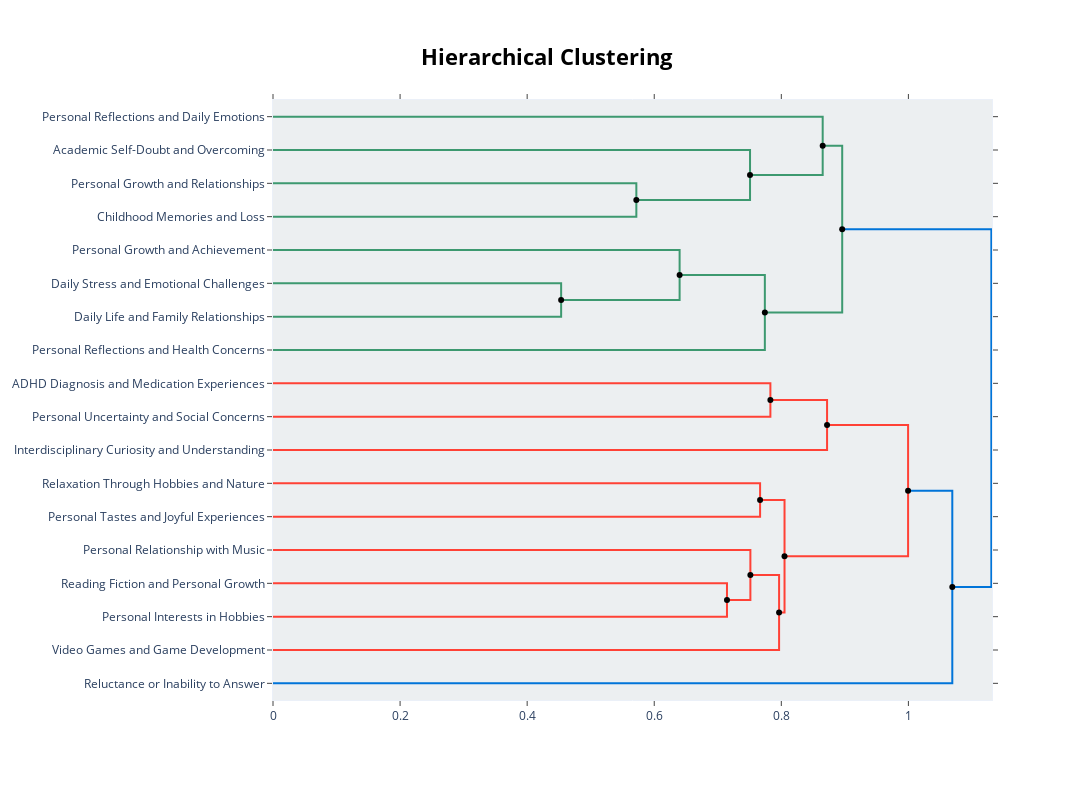
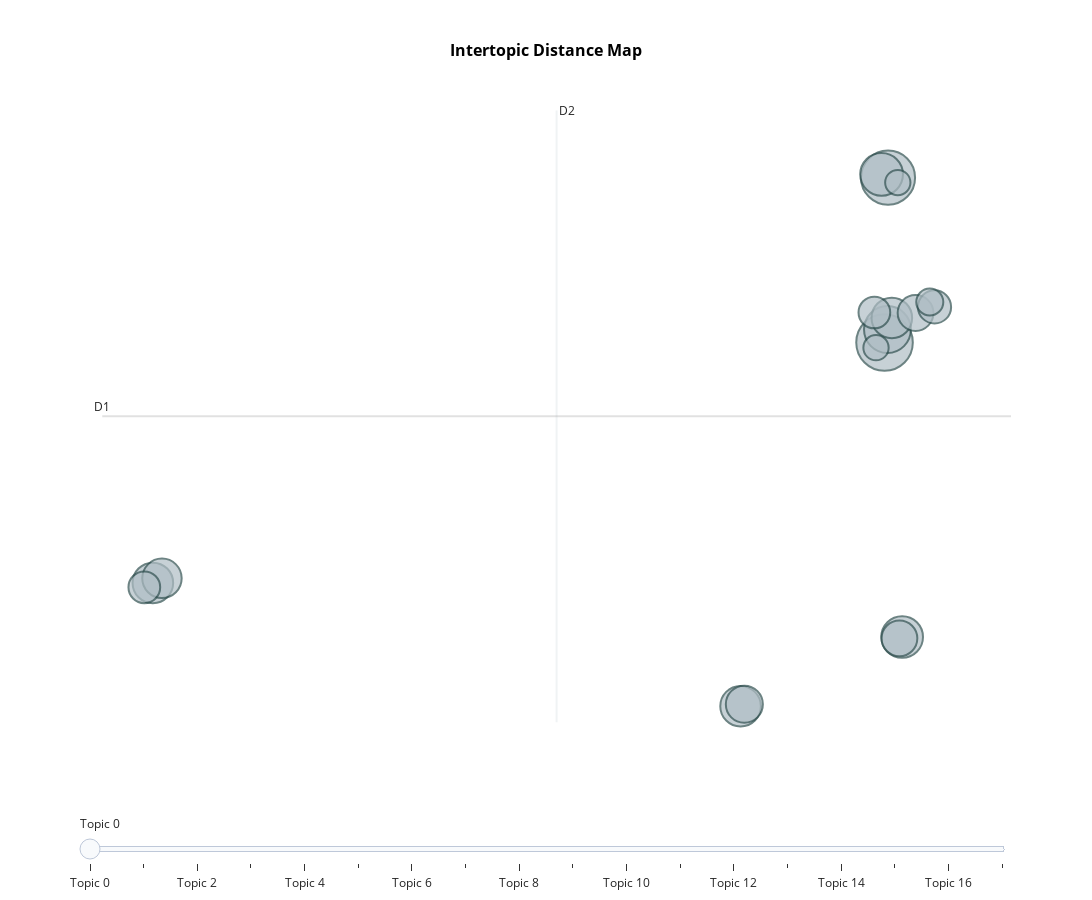

Notebook source saved alongside these figures, in order:
### Markdown cell above
# Other Participants

### Code cell
folder = next(f for f in folders if f.startswith("Others_"))
print(folder)
df_group, topic_model, output_folder = preliminary_steps(folder)
check_hierarchy(topic_model, df_group, output_folder, "Others")

### Figure 1 — Plotly figure (JSON) as saved in the notebook; plotly's stock layout.template omitted (floating-point values rounded to 4 significant figures)
{"data": [{"hoverinfo": "text", "marker": {"color": "rgb(61,153,112)"}, "mode": "lines", "text": ["Personal Growth and Relationships", "", "", "Childhood Memories and Loss"], "type": "scatter", "x": [0.0, 0.5718, 0.5718, 0.0], "xaxis": "x", "y": [-25.0, -25.0, -35.0, -35.0], "yaxis": "y"}, {"hoverinfo": "text", "marker": {"color": "rgb(61,153,112)"}, "mode": "lines", "text": ["Academic Self-Doubt and Overcoming", "", "", "memória_anos_lembro_altura_comigo"], "type": "scatter", "x": [0.0, 0.7508, 0.7508, 0.5718], "xaxis": "x", "y": [-15.0, -15.0, -30.0, -30.0], "yaxis": "y"}, {"hoverinfo": "text", "marker": {"color": "rgb(61,153,112)"}, "mode": "lines", "text": ["Personal Reflections and Daily Emotions", "", "", "memória_anos_lembro_mim_sempre"], "type": "scatter", "x": [0.0, 0.8651, 0.8651, 0.7508], "xaxis": "x", "y": [-5.0, -5.0, -22.5, -22.5], "yaxis": "y"}, {"hoverinfo": "text", "marker": {"color": "rgb(61,153,112)"}, "mode": "lines", "text": ["Daily Stress and Emotional Challenges", "", "", "Daily Life and Family Relationships"], "type": "scatter", "x": [0.0, 0.4535, 0.4535, 0.0], "xaxis": "x", "y": [-55.0, -55.0, -65.0, -65.0], "yaxis": "y"}, {"hoverinfo": "text", "marker": {"color": "rgb(61,153,112)"}, "mode": "lines", "text": ["Personal Growth and Achievement", "", "", "dia_casa_tarde_hoje_manhã"], "type": "scatter", "x": [0.0, 0.6399, 0.6399, 0.4535], "xaxis": "x", "y": [-45.0, -45.0, -60.0, -60.0], "yaxis": "y"}, {"hoverinfo": "text", "marker": {"color": "rgb(61,153,112)"}, "mode": "lines", "text": ["dia_hoje_fazer_casa_trabalho", "", "", "Personal Reflections and Health Concerns"], "type": "scatter", "x": [0.6399, 0.7741, 0.7741, 0.0], "xaxis": "x", "y": [-52.5, -52.5, -75.0, -75.0], "yaxis": "y"}, {"hoverinfo": "text", "marker": {"color": "rgb(61,153,112)"}, "mode": "lines", "text": ["memória_anos_lembro_mim_sempre", "", "", "dia_hoje_fazer_trabalho_casa"], "type": "scatter", "x": [0.8651, 0.8958, 0.8958, 0.7741], "xaxis": "x", "y": [-13.75, -13.75, -63.75, -63.75], "yaxis": "y"}, {"hoverinfo": "text", "marker": {"color": "rgb(255,65,54)"}, "mode": "lines", "text": ["ADHD Diagnosis and Medication Experiences", "", "", "Personal Uncertainty and Social Concerns"], "type": "scatter", "x": [0.0, 0.7828, 0.7828, 0.0], "xaxis": "x", "y": [-85.0, -85.0, -95.0, -95.0], "yaxis": "y"}, {"hoverinfo": "text", "marker": {"color": "rgb(255,65,54)"}, "mode": "lines", "text": ["medo_medicação_phda_pessoas_vida", "", "", "Interdisciplinary Curiosity and Understanding"], "type": "scatter", "x": [0.7828, 0.872, 0.872, 0.0], "xaxis": "x", "y": [-90.0, -90.0, -105.0, -105.0], "yaxis": "y"}, {"hoverinfo": "text", "marker": {"color": "rgb(255,65,54)"}, "mode": "lines", "text": ["Relaxation Through Hobbies and Nature", "", "", "Personal Tastes and Joyful Experiences"], "type": "scatter", "x": [0.0, 0.7666, 0.7666, 0.0], "xaxis": "x", "y": [-115.0, -115.0, -125.0, -125.0], "yaxis": "y"}, {"hoverinfo": "text", "marker": {"color": "rgb(255,65,54)"}, "mode": "lines", "text": ["Reading Fiction and Personal Growth", "", "", "Personal Interests in Hobbies"], "type": "scatter", "x": [0.0, 0.7145, 0.7145, 0.0], "xaxis": "x", "y": [-145.0, -145.0, -155.0, -155.0], "yaxis": "y"}, {"hoverinfo": "text", "marker": {"color": "rgb(255,65,54)"}, "mode": "lines", "text": ["Personal Relationship with Music", "", "", "ler_forma_gosto_desporto_livros"], "type": "scatter", "x": [0.0, 0.7513, 0.7513, 0.7145], "xaxis": "x", "y": [-135.0, -135.0, -150.0, -150.0], "yaxis": "y"}, {"hoverinfo": "text", "marker": {"color": "rgb(255,65,54)"}, "mode": "lines", "text": ["música_forma_gosto_interesse_ler", "", "", "Video Games and Game Development"], "type": "scatter", "x": [0.7513, 0.7965, 0.7965, 0.0], "xaxis": "x", "y": [-142.5, -142.5, -165.0, -165.0], "yaxis": "y"}, {"hoverinfo": "text", "marker": {"color": "rgb(255,65,54)"}, "mode": "lines", "text": ["gosto_adoro_cozinhar_sentir_dia", "", "", "música_gosto_forma_interesse_história"], "type": "scatter", "x": [0.7666, 0.8051, 0.8051, 0.7965], "xaxis": "x", "y": [-120.0, -120.0, -153.8, -153.8], "yaxis": "y"}, {"hoverinfo": "text", "marker": {"color": "rgb(255,65,54)"}, "mode": "lines", "text": ["pessoas_medo_phda_medicação_vida", "", "", "gosto_música_forma_adoro_interesse"], "type": "scatter", "x": [0.872, 0.9995, 0.9995, 0.8051], "xaxis": "x", "y": [-97.5, -97.5, -136.9, -136.9], "yaxis": "y"}, {"hoverinfo": "text", "marker": {"color": "rgb(0,116,217)"}, "mode": "lines", "text": ["gosto_música_forma_vida_adoro", "", "", "Reluctance or Inability to Answer"], "type": "scatter", "x": [0.9995, 1.069, 1.069, 0.0], "xaxis": "x", "y": [-117.2, -117.2, -175.0, -175.0], "yaxis": "y"}, {"hoverinfo": "text", "marker": {"color": "rgb(0,116,217)"}, "mode": "lines", "text": ["dia_hoje_porque_fazer_trabalho", "", "", "gosto_música_forma_vida_adoro"], "type": "scatter", "x": [0.8958, 1.131, 1.131, 1.069], "xaxis": "x", "y": [-38.75, -38.75, -146.1, -146.1], "yaxis": "y"}, {"hoverinfo": "text", "hovertext": ["dia_hoje_fazer_casa_trabalho", "memória_anos_lembro_mim_sempre", "medo_medicação_phda_pessoas_vida", "música_forma_gosto_interesse_ler", "gosto_adoro_cozinhar_sentir_dia", "pessoas_medo_phda_medicação_vida", "gosto_música_forma_vida_adoro", "dia_hoje_porque_fazer_trabalho"], "marker": {"color": "black"}, "mode": "markers", "showlegend": false, "type": "scatter", "x": [0.6399, 0.8651, 0.7828, 0.7513, 0.7666, 0.872, 0.9995, 0.8958], "y": [-52.5, -13.75, -90, -142.5, -120, -97.5, -117.2, -38.75]}, {"hoverinfo": "text", "hovertext": ["memória_anos_lembro_altura_comigo", "memória_anos_lembro_mim_sempre", "dia_casa_tarde_hoje_manhã", "dia_hoje_fazer_trabalho_casa", "ler_forma_gosto_desporto_livros", "música_gosto_forma_interesse_história", "gosto_música_forma_adoro_interesse", "gosto_música_forma_vida_adoro"], "marker": {"color": "black"}, "mode": "markers", "showlegend": false, "type": "scatter", "x": [0.5718, 0.7508, 0.4535, 0.7741, 0.7145, 0.7965, 0.8051, 1.069], "y": [-30, -22.5, -60, -63.75, -150, -153.8, -136.9, -146.1]}], "layout": {"autosize": false, "height": 800, "hoverlabel": {"bgcolor": "white", "font": {"family": "Rockwell", "size": 16}}, "hovermode": "closest", "margin": {"b": 100, "l": 100, "r": 100, "t": 100}, "plot_bgcolor": "#ECEFF1", "showlegend": false, "title": {"font": {"color": "Black", "size": 22}, "text": "<b>Hierarchical Clustering</b>", "x": 0.5, "xanchor": "center", "yanchor": "top"}, "width": 1400, "xaxis": {"mirror": "allticks", "rangemode": "tozero", "showgrid": false, "showline": true, "showticklabels": true, "ticks": "outside", "type": "linear", "zeroline": false}, "yaxis": {"mirror": "allticks", "range": [-180, 0], "rangemode": "tozero", "showgrid": false, "showline": true, "showticklabels": true, "tickmode": "array", "ticks": "outside", "ticktext": ["Personal Reflections and Daily Emotions", "Academic Self-Doubt and Overcoming", "Personal Growth and Relationships", "Childhood Memories and Loss", "Personal Growth and Achievement", "Daily Stress and Emotional Challenges", "Daily Life and Family Relationships", "Personal Reflections and Health Concerns", "ADHD Diagnosis and Medication Experiences", "Personal Uncertainty and Social Concerns", "Interdisciplinary Curiosity and Understanding", "Relaxation Through Hobbies and Nature", "Personal Tastes and Joyful Experiences", "Personal Relationship with Music", "Reading Fiction and Personal Growth", "Personal Interests in Hobbies", "Video Games and Game Development", "Reluctance or Inability to Answer"], "tickvals": [-5, -15, -25, -35, -45, -55, -65, -75, -85, -95, -105, -115, -125, -135, -145, -155, -165, -175], "type": "linear", "zeroline": false}}}

### Figure 2 — Plotly figure (JSON) as saved in the notebook; plotly's stock layout.template omitted (floating-point values rounded to 4 significant figures)
{"data": [{"customdata": [[0, "Daily Life and Family Relationships", 35], [1, "Personal Growth and Relationships", 32], [2, "Daily Stress and Emotional Challenges", 24], [3, "Childhood Memories and Loss", 20], [4, "Reading Fiction and Personal Growth", 19], [5, "Personal Growth and Achievement", 18], [6, "Relaxation Through Hobbies and Nature", 18], [7, "Personal Interests in Hobbies", 18], [8, "Personal Relationship with Music", 17], [9, "Video Games and Game Development", 15], [10, "Personal Reflections and Daily Emotions", 14], [11, "Interdisciplinary Curiosity and Understanding", 14], [12, "Personal Uncertainty and Social Concerns", 12], [13, "Personal Tastes and Joyful Experiences", 11], [14, "Reluctance or Inability to Answer", 11], [15, "ADHD Diagnosis and Medication Experiences", 8], [16, "Personal Reflections and Health Concerns", 7], [17, "Academic Self-Doubt and Overcoming", 7]], "hovertemplate": "<b>Topic %{customdata[0]}</b><br>%{customdata[1]}<br>Size: %{customdata[2]}", "legendgroup": "", "marker": {"color": "#B0BEC5", "line": {"color": "DarkSlateGrey", "width": 2}, "size": [35, 32, 24, 20, 19, 18, 18, 18, 17, 15, 14, 14, 12, 11, 11, 8, 7, 7], "sizemode": "area", "sizeref": 0.02187, "symbol": "circle"}, "mode": "markers", "name": "", "orientation": "v", "showlegend": false, "type": "scatter", "x": [10.62, 10.7, 10.69, 10.55, 11.03, 10.79, -6.285, 7.297, -6.074, 7.384, 11.34, 10.97, 11.78, -6.482, 10.39, 11.67, 10.43, 10.93], "xaxis": "x", "y": [11.7, 19.19, 12.29, 19.33, -1.677, 12.81, 0.7781, -4.822, 0.9881, -4.732, 13.04, -1.739, 13.31, 0.581, 13.06, 13.54, 11.46, 18.96], "yaxis": "y"}], "layout": {"annotations": [{"showarrow": false, "text": "D1", "x": -7.454, "y": 8.345, "yshift": 10}, {"showarrow": false, "text": "D2", "x": 3.046, "xshift": 10, "y": 22.23}], "height": 900, "hoverlabel": {"bgcolor": "white", "font": {"family": "Rockwell", "size": 16}}, "legend": {"itemsizing": "constant", "tracegroupgap": 0}, "margin": {"b": 80, "l": 80, "r": 80, "t": 100}, "shapes": [{"line": {"color": "#CFD8DC", "width": 2}, "type": "line", "x0": 3.046, "x1": 3.046, "y0": -5.545, "y1": 22.23}, {"line": {"color": "#9E9E9E", "width": 2}, "type": "line", "x0": -7.454, "x1": 13.55, "y0": 8.345, "y1": 8.345}], "sliders": [{"active": 0, "pad": {"t": 50}, "steps": [{"args": [{"marker.color": [["red", "#B0BEC5", "#B0BEC5", "#B0BEC5", "#B0BEC5", "#B0BEC5", "#B0BEC5", "#B0BEC5", "#B0BEC5", "#B0BEC5", "#B0BEC5", "#B0BEC5", "#B0BEC5", "#B0BEC5", "#B0BEC5", "#B0BEC5", "#B0BEC5", "#B0BEC5"]]}], "label": "Topic 0", "method": "update"}, {"args": [{"marker.color": [["#B0BEC5", "red", "#B0BEC5", "#B0BEC5", "#B0BEC5", "#B0BEC5", "#B0BEC5", "#B0BEC5", "#B0BEC5", "#B0BEC5", "#B0BEC5", "#B0BEC5", "#B0BEC5", "#B0BEC5", "#B0BEC5", "#B0BEC5", "#B0BEC5", "#B0BEC5"]]}], "label": "Topic 1", "method": "update"}, {"args": [{"marker.color": [["#B0BEC5", "#B0BEC5", "red", "#B0BEC5", "#B0BEC5", "#B0BEC5", "#B0BEC5", "#B0BEC5", "#B0BEC5", "#B0BEC5", "#B0BEC5", "#B0BEC5", "#B0BEC5", "#B0BEC5", "#B0BEC5", "#B0BEC5", "#B0BEC5", "#B0BEC5"]]}], "label": "Topic 2", "method": "update"}, {"args": [{"marker.color": [["#B0BEC5", "#B0BEC5", "#B0BEC5", "red", "#B0BEC5", "#B0BEC5", "#B0BEC5", "#B0BEC5", "#B0BEC5", "#B0BEC5", "#B0BEC5", "#B0BEC5", "#B0BEC5", "#B0BEC5", "#B0BEC5", "#B0BEC5", "#B0BEC5", "#B0BEC5"]]}], "label": "Topic 3", "method": "update"}, {"args": [{"marker.color": [["#B0BEC5", "#B0BEC5", "#B0BEC5", "#B0BEC5", "red", "#B0BEC5", "#B0BEC5", "#B0BEC5", "#B0BEC5", "#B0BEC5", "#B0BEC5", "#B0BEC5", "#B0BEC5", "#B0BEC5", "#B0BEC5", "#B0BEC5", "#B0BEC5", "#B0BEC5"]]}], "label": "Topic 4", "method": "update"}, {"args": [{"marker.color": [["#B0BEC5", "#B0BEC5", "#B0BEC5", "#B0BEC5", "#B0BEC5", "red", "#B0BEC5", "#B0BEC5", "#B0BEC5", "#B0BEC5", "#B0BEC5", "#B0BEC5", "#B0BEC5", "#B0BEC5", "#B0BEC5", "#B0BEC5", "#B0BEC5", "#B0BEC5"]]}], "label": "Topic 5", "method": "update"}, {"args": [{"marker.color": [["#B0BEC5", "#B0BEC5", "#B0BEC5", "#B0BEC5", "#B0BEC5", "#B0BEC5", "red", "#B0BEC5", "#B0BEC5", "#B0BEC5", "#B0BEC5", "#B0BEC5", "#B0BEC5", "#B0BEC5", "#B0BEC5", "#B0BEC5", "#B0BEC5", "#B0BEC5"]]}], "label": "Topic 6", "method": "update"}, {"args": [{"marker.color": [["#B0BEC5", "#B0BEC5", "#B0BEC5", "#B0BEC5", "#B0BEC5", "#B0BEC5", "#B0BEC5", "red", "#B0BEC5", "#B0BEC5", "#B0BEC5", "#B0BEC5", "#B0BEC5", "#B0BEC5", "#B0BEC5", "#B0BEC5", "#B0BEC5", "#B0BEC5"]]}], "label": "Topic 7", "method": "update"}, {"args": [{"marker.color": [["#B0BEC5", "#B0BEC5", "#B0BEC5", "#B0BEC5", "#B0BEC5", "#B0BEC5", "#B0BEC5", "#B0BEC5", "red", "#B0BEC5", "#B0BEC5", "#B0BEC5", "#B0BEC5", "#B0BEC5", "#B0BEC5", "#B0BEC5", "#B0BEC5", "#B0BEC5"]]}], "label": "Topic 8", "method": "update"}, {"args": [{"marker.color": [["#B0BEC5", "#B0BEC5", "#B0BEC5", "#B0BEC5", "#B0BEC5", "#B0BEC5", "#B0BEC5", "#B0BEC5", "#B0BEC5", "red", "#B0BEC5", "#B0BEC5", "#B0BEC5", "#B0BEC5", "#B0BEC5", "#B0BEC5", "#B0BEC5", "#B0BEC5"]]}], "label": "Topic 9", "method": "update"}, {"args": [{"marker.color": [["#B0BEC5", "#B0BEC5", "#B0BEC5", "#B0BEC5", "#B0BEC5", "#B0BEC5", "#B0BEC5", "#B0BEC5", "#B0BEC5", "#B0BEC5", "red", "#B0BEC5", "#B0BEC5", "#B0BEC5", "#B0BEC5", "#B0BEC5", "#B0BEC5", "#B0BEC5"]]}], "label": "Topic 10", "method": "update"}, {"args": [{"marker.color": [["#B0BEC5", "#B0BEC5", "#B0BEC5", "#B0BEC5", "#B0BEC5", "#B0BEC5", "#B0BEC5", "#B0BEC5", "#B0BEC5", "#B0BEC5", "#B0BEC5", "red", "#B0BEC5", "#B0BEC5", "#B0BEC5", "#B0BEC5", "#B0BEC5", "#B0BEC5"]]}], "label": "Topic 11", "method": "update"}, {"args": [{"marker.color": [["#B0BEC5", "#B0BEC5", "#B0BEC5", "#B0BEC5", "#B0BEC5", "#B0BEC5", "#B0BEC5", "#B0BEC5", "#B0BEC5", "#B0BEC5", "#B0BEC5", "#B0BEC5", "red", "#B0BEC5", "#B0BEC5", "#B0BEC5", "#B0BEC5", "#B0BEC5"]]}], "label": "Topic 12", "method": "update"}, {"args": [{"marker.color": [["#B0BEC5", "#B0BEC5", "#B0BEC5", "#B0BEC5", "#B0BEC5", "#B0BEC5", "#B0BEC5", "#B0BEC5", "#B0BEC5", "#B0BEC5", "#B0BEC5", "#B0BEC5", "#B0BEC5", "red", "#B0BEC5", "#B0BEC5", "#B0BEC5", "#B0BEC5"]]}], "label": "Topic 13", "method": "update"}, {"args": [{"marker.color": [["#B0BEC5", "#B0BEC5", "#B0BEC5", "#B0BEC5", "#B0BEC5", "#B0BEC5", "#B0BEC5", "#B0BEC5", "#B0BEC5", "#B0BEC5", "#B0BEC5", "#B0BEC5", "#B0BEC5", "#B0BEC5", "red", "#B0BEC5", "#B0BEC5", "#B0BEC5"]]}], "label": "Topic 14", "method": "update"}, {"args": [{"marker.color": [["#B0BEC5", "#B0BEC5", "#B0BEC5", "#B0BEC5", "#B0BEC5", "#B0BEC5", "#B0BEC5", "#B0BEC5", "#B0BEC5", "#B0BEC5", "#B0BEC5", "#B0BEC5", "#B0BEC5", "#B0BEC5", "#B0BEC5", "red", "#B0BEC5", "#B0BEC5"]]}], "label": "Topic 15", "method": "update"}, {"args": [{"marker.color": [["#B0BEC5", "#B0BEC5", "#B0BEC5", "#B0BEC5", "#B0BEC5", "#B0BEC5", "#B0BEC5", "#B0BEC5", "#B0BEC5", "#B0BEC5", "#B0BEC5", "#B0BEC5", "#B0BEC5", "#B0BEC5", "#B0BEC5", "#B0BEC5", "red", "#B0BEC5"]]}], "label": "Topic 16", "method": "update"}, {"args": [{"marker.color": [["#B0BEC5", "#B0BEC5", "#B0BEC5", "#B0BEC5", "#B0BEC5", "#B0BEC5", "#B0BEC5", "#B0BEC5", "#B0BEC5", "#B0BEC5", "#B0BEC5", "#B0BEC5", "#B0BEC5", "#B0BEC5", "#B0BEC5", "#B0BEC5", "#B0BEC5", "red"]]}], "label": "Topic 17", "method": "update"}]}], "title": {"font": {"color": "Black", "size": 16}, "text": "<b>Intertopic Distance Map</b>", "x": 0.5, "xanchor": "center", "y": 0.95, "yanchor": "top"}, "width": 1200, "xaxis": {"anchor": "y", "automargin": true, "domain": [0, 1], "gridcolor": "rgba(0,0,0,0.1)", "showgrid": true, "title": {"text": ""}, "visible": false}, "yaxis": {"anchor": "x", "automargin": true, "domain": [0, 1], "gridcolor": "rgba(0,0,0,0.1)", "showgrid": true, "title": {"text": ""}, "visible": false}}}
